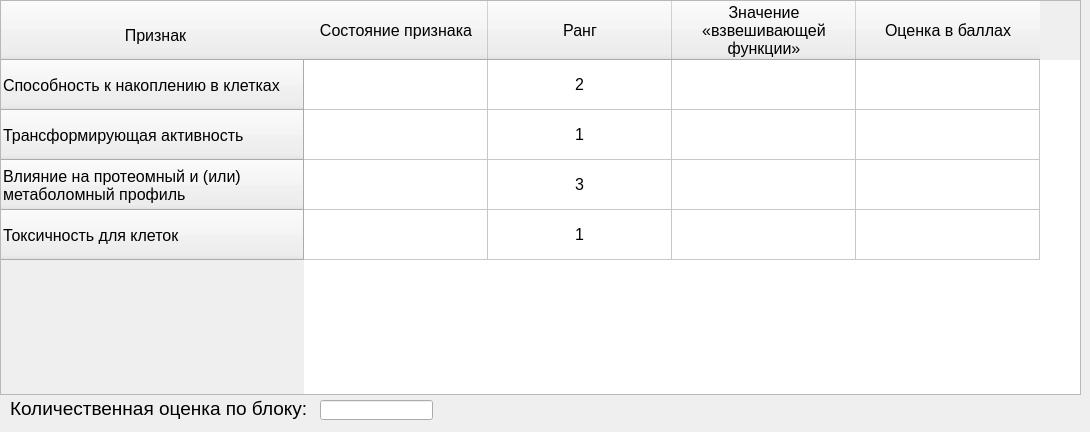
    <widget class="QWidget" name="block_4">
     <attribute name="title">
      <string>Цитологические свойства </string>
     </attribute>
     <widget class="QTableWidget" name="table_block_4">
      <property name="geometry">
       <rect>
        <x>0</x>
        <y>0</y>
        <width>1081</width>
        <height>395</height>
       </rect>
      </property>
      <property name="font">
       <font>
        <pointsize>12</pointsize>
       </font>
      </property>
      <attribute name="horizontalHeaderDefaultSectionSize">
       <number>184</number>
      </attribute>
      <attribute name="verticalHeaderDefaultSectionSize">
       <number>50</number>
      </attribute>
      <row>
       <property name="text">
        <string>Способность к накоплению в клетках</string>
       </property>
      </row>
      <row>
       <property name="text">
        <string>Трансформирующая активность</string>
       </property>
      </row>
      <row>
       <property name="text">
        <string>Влияние на протеомный и (или)
метаболомный профиль</string>
       </property>
      </row>
      <row>
       <property name="text">
        <string>Токсичность для клеток</string>
       </property>
      </row>
      <column>
       <property name="text">
        <string>Состояние признака</string>
       </property>
      </column>
      <column>
       <property name="text">
        <string>Ранг</string>
       </property>
      </column>
      <column>
       <property name="text">
        <string>Значение
«взвешивающей
функции»</string>
       </property>
      </column>
      <column>
       <property name="text">
        <string>Оценка в баллах</string>
       </property>
      </column>
      <item row="0" column="1">
       <property name="text">
        <string>2</string>
       </property>
       <property name="font">
        <font>
         <pointsize>12</pointsize>
        </font>
       </property>
       <property name="textAlignment">
        <set>AlignCenter</set>
       </property>
      </item>
      <item row="0" column="2">
       <property name="text">
        <string/>
       </property>
       <property name="font">
        <font>
         <pointsize>12</pointsize>
        </font>
       </property>
       <property name="textAlignment">
        <set>AlignCenter</set>
       </property>
       <property name="flags">
        <set>ItemIsSelectable|ItemIsDragEnabled|ItemIsDropEnabled|ItemIsUserCheckable|ItemIsEnabled</set>
       </property>
      </item>
      <item row="0" column="3">
       <property name="text">
        <string/>
       </property>
       <property name="font">
        <font>
         <pointsize>12</pointsize>
        </font>
       </property>
       <property name="textAlignment">
        <set>AlignCenter</set>
       </property>
       <property name="flags">
        <set>ItemIsSelectable|ItemIsDragEnabled|ItemIsDropEnabled|ItemIsUserCheckable|ItemIsEnabled</set>
       </property>
      </item>
      <item row="1" column="1">
       <property name="text">
        <string>1</string>
       </property>
       <property name="font">
        <font>
         <pointsize>12</pointsize>
        </font>
       </property>
       <property name="textAlignment">
        <set>AlignCenter</set>
       </property>
      </item>
      <item row="1" column="2">
       <property name="text">
        <string/>
       </property>
       <property name="font">
        <font>
         <pointsize>12</pointsize>
        </font>
       </property>
       <property name="textAlignment">
        <set>AlignCenter</set>
       </property>
       <property name="flags">
        <set>ItemIsSelectable|ItemIsDragEnabled|ItemIsDropEnabled|ItemIsUserCheckable|ItemIsEnabled</set>
       </property>
      </item>
      <item row="1" column="3">
       <property name="text">
        <string/>
       </property>
       <property name="font">
        <font>
         <pointsize>12</pointsize>
        </font>
       </property>
       <property name="textAlignment">
        <set>AlignCenter</set>
       </property>
       <property name="flags">
        <set>ItemIsSelectable|ItemIsDragEnabled|ItemIsDropEnabled|ItemIsUserCheckable|ItemIsEnabled</set>
       </property>
      </item>
      <item row="2" column="1">
       <property name="text">
        <string>3</string>
       </property>
       <property name="font">
        <font>
         <pointsize>12</pointsize>
        </font>
       </property>
       <property name="textAlignment">
        <set>AlignCenter</set>
       </property>
      </item>
      <item row="2" column="2">
       <property name="text">
        <string/>
       </property>
       <property name="font">
        <font>
         <pointsize>12</pointsize>
        </font>
       </property>
       <property name="textAlignment">
        <set>AlignCenter</set>
       </property>
       <property name="flags">
        <set>ItemIsSelectable|ItemIsDragEnabled|ItemIsDropEnabled|ItemIsUserCheckable|ItemIsEnabled</set>
       </property>
      </item>
      <item row="2" column="3">
       <property name="text">
        <string/>
       </property>
       <property name="font">
        <font>
         <pointsize>12</pointsize>
        </font>
       </property>
       <property name="textAlignment">
        <set>AlignCenter</set>
       </property>
       <property name="flags">
        <set>ItemIsSelectable|ItemIsDragEnabled|ItemIsDropEnabled|ItemIsUserCheckable|ItemIsEnabled</set>
       </property>
      </item>
      <item row="3" column="1">
       <property name="text">
        <string>1</string>
       </property>
       <property name="font">
        <font>
         <pointsize>12</pointsize>
        </font>
       </property>
       <property name="textAlignment">
        <set>AlignCenter</set>
       </property>
      </item>
      <item row="3" column="2">
       <property name="text">
        <string/>
       </property>
       <property name="font">
        <font>
         <pointsize>12</pointsize>
        </font>
       </property>
       <property name="textAlignment">
        <set>AlignCenter</set>
       </property>
       <property name="flags">
        <set>ItemIsSelectable|ItemIsDragEnabled|ItemIsDropEnabled|ItemIsUserCheckable|ItemIsEnabled</set>
       </property>
      </item>
      <item row="3" column="3">
       <property name="text">
        <string/>
       </property>
       <property name="font">
        <font>
         <pointsize>12</pointsize>
        </font>
       </property>
       <property name="textAlignment">
        <set>AlignCenter</set>
       </property>
       <property name="flags">
        <set>ItemIsSelectable|ItemIsDragEnabled|ItemIsDropEnabled|ItemIsUserCheckable|ItemIsEnabled</set>
       </property>
      </item>
     </widget>
     <widget class="QLabel" name="label_6">
      <property name="geometry">
       <rect>
        <x>0</x>
        <y>0</y>
        <width>311</width>
        <height>71</height>
       </rect>
      </property>
      <property name="font">
       <font>
        <pointsize>12</pointsize>
       </font>
      </property>
      <property name="text">
       <string>Признак</string>
      </property>
      <property name="alignment">
       <set>Qt::AlignCenter</set>
      </property>
     </widget>
     <widget class="QLineEdit" name="out_block4">
      <property name="geometry">
       <rect>
        <x>320</x>
        <y>400</y>
        <width>113</width>
        <height>20</height>
       </rect>
      </property>
      <property name="alignment">
       <set>Qt::AlignCenter</set>
      </property>
      <property name="readOnly">
       <bool>true</bool>
      </property>
     </widget>
     <widget class="QLabel" name="label_12">
      <property name="geometry">
       <rect>
        <x>10</x>
        <y>393</y>
        <width>311</width>
        <height>30</height>
       </rect>
      </property>
      <property name="font">
       <font>
        <pointsize>14</pointsize>
       </font>
      </property>
      <property name="text">
       <string>Количественная оценка по блоку:</string>
      </property>
      <property name="wordWrap">
       <bool>true</bool>
      </property>
     </widget>
    </widget>
